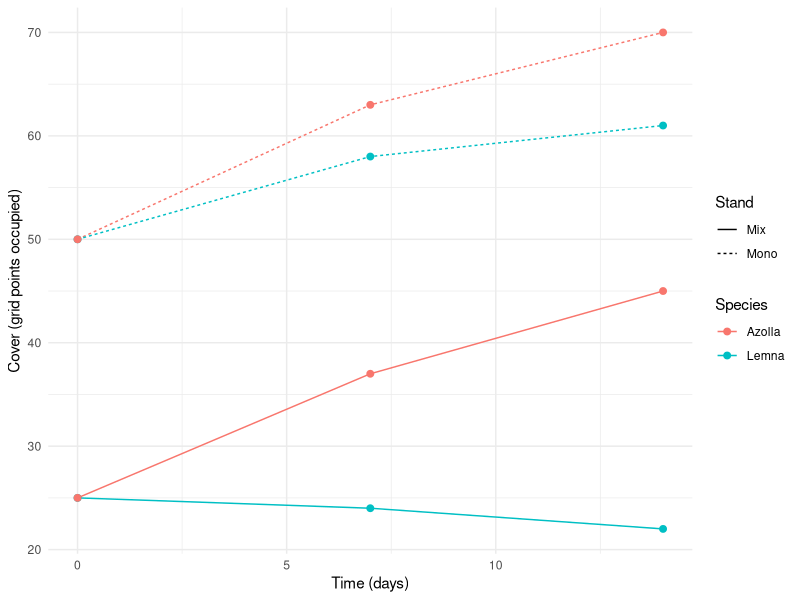

Here is the R script that generated this plot:
# ============================================================================
# ENV 226 Lab - Population ecology, Track C
# Two species in one cup: a de Wit replacement series
#
# Reads the SAME three-column datasheet as PopulationGrowth.R. Species and
# treatment are encoded together in the Treatment column, like this:
#
#     Lemna_Mono     species alone, full density
#     Lemna_Mix      species in the 50/50 mixture
#     Azolla_Mix     the other species in the same mixture
#     Azolla_Mono    the other species alone, full density
#
# The rule is <Species>_Mono and <Species>_Mix. Anything else is ignored.
#
# Expected output for the example datasheet shipped with the manual:
#     RY Lemna  = 0.36     RY Azolla = 0.64     RYT = 1.00
#     -> the two species are competing for the same limiting resource,
#        and Azolla is the stronger competitor for it.
# ============================================================================

library(tidyverse)

if (!file.exists("replacement_series_datasheet.csv")) {
  stop("Can't find replacement_series_datasheet.csv in this folder.\n",
       "  1. Session > Set Working Directory > To Source File Location\n",
       "  2. Check the filename matches exactly",
       call. = FALSE)
}

data <- read.csv("replacement_series_datasheet.csv", stringsAsFactors = FALSE)
data <- data %>% filter(!is.na(PopulationSize))

if (nrow(data) == 0) {
  stop("No data yet - PopulationSize is empty.", call. = FALSE)
}

# ---- 1. Split the Treatment label into species and stand -------------------

data <- data %>%
  separate(Treatment, into = c("Species", "Stand"), sep = "_",
           remove = FALSE, fill = "right")

bad <- data %>% filter(is.na(Stand) | !Stand %in% c("Mono", "Mix"))
if (nrow(bad) > 0) {
  print(unique(bad$Treatment))
  stop("The Treatment labels above are not in <Species>_Mono / <Species>_Mix ",
       "form. Fix them in the spreadsheet.", call. = FALSE)
}

cat("Species found:", paste(unique(data$Species), collapse = ", "), "\n")

# ---- 2. Growth curves, both species, both stands ---------------------------

ggplot(data, aes(x = Day, y = PopulationSize,
                 colour = Species, linetype = Stand)) +
  geom_line() +
  geom_point(size = 2) +
  xlab("Time (days)") +
  ylab("Cover (grid points occupied)") +
  theme_minimal()

# No title on the figure - the title belongs in your legend.

# ---- 3. Relative yield ------------------------------------------------------
# RY = final cover in the mixture / final cover in monoculture.
# You planted each species at HALF its monoculture density, so RY = 0.5 is
# the no-interaction expectation. Above 0.5 it beat its share; below, it lost.

final <- data %>%
  group_by(Species, Stand) %>%
  filter(Day == max(Day)) %>%
  summarise(final_cover = mean(PopulationSize), .groups = "drop") %>%
  pivot_wider(names_from = Stand, values_from = final_cover)

if (!all(c("Mono", "Mix") %in% names(final)) || any(is.na(final$Mono))) {
  stop("Every species needs BOTH a _Mono and a _Mix row. Without the ",
       "monoculture there is nothing to compare the mixture against.",
       call. = FALSE)
}

final <- final %>% mutate(RY = Mix / Mono)

cat("\n--- Relative yields ---\n")
print(as.data.frame(final %>% mutate(across(where(is.numeric), ~ round(.x, 3)))))

RYT <- sum(final$RY)
cat(sprintf("\nRYT (relative yield total) = %.2f\n", RYT))

if (RYT > 1.15) {
  cat("RYT well above 1: the species are using partly DIFFERENT resources,\n",
      "or one is facilitating the other. They are not purely in each other's way.\n", sep = "")
} else if (RYT < 0.85) {
  cat("RYT well below 1: mutual interference. Each does worse together than\n",
      "simple resource accounting predicts.\n", sep = "")
} else {
  cat("RYT near 1: the species are competing for the SAME limiting resource.\n",
      "One's gain is the other's loss.\n", sep = "")
}

winner <- final$Species[which.max(final$RY)]
loser  <- final$Species[which.min(final$RY)]
if (max(final$RY) - min(final$RY) > 0.1) {
  cat(sprintf("\n%s outcompeted %s (RY %.2f vs %.2f).\n",
              winner, loser, max(final$RY), min(final$RY)))
  cat("Before you explain WHY, check whether the two species differ in\n",
      "something other than competitive ability - Azolla fixes its own\n",
      "nitrogen, which is a different resource, not a better grip on the\n",
      "same one.\n", sep = "")
} else {
  cat("\nNeither species clearly outcompeted the other.\n")
}
